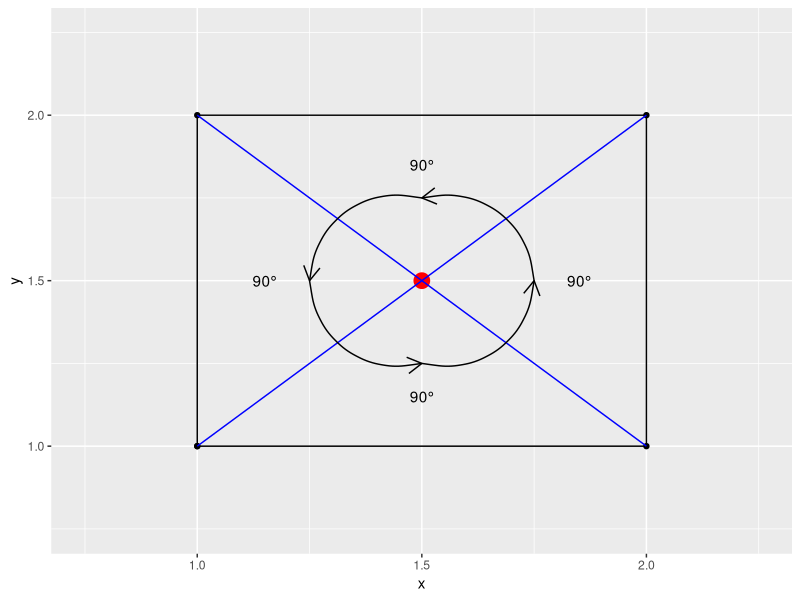

Reproduce this figure in R.
## ----eval=FALSE---------------------------------------------------------------
# if(!requireNamespace("BiocManager", quietly = TRUE)){ #check if you already have the BiocManager package
#  install.packages("BiocManager")  #if not, install it
# }
# BiocManager::install("STRINGdb")
# BiocManager::install("clusterProfiler")
# BiocManager::install("biomaRt")
# BiocManager::install("enrichplot")
# BiocManager::install("multtest")

## ----eval=FALSE---------------------------------------------------------------
# if(!requireNamespace("devtools", quietly = TRUE)){ #check if you already have the devtools package
#  install.packages("devtools")  #if not, install it
# }
# devtools::install_github("mgerault/IMPRINTS.CETSA.app")

## ----eval=FALSE---------------------------------------------------------------
# devtools::install_github("nkdailingyun/IMPRINTS.CETSA")

## ----message=FALSE, eval=FALSE------------------------------------------------
# library("IMPRINTS.CETSA.app")

## ----eval=FALSE---------------------------------------------------------------
# runCETSAapp()      #this function will directly start the app

## ----eval=FALSE---------------------------------------------------------------
# mydata_caldiff <- drug_data$data$elutriation  #save your data
# mydata_ave <- drug_data$data_ave$elutriation
# 
# View(mydata_caldiff)  #take a look at the data
# View(mydata_ave)

## ----eval=FALSE---------------------------------------------------------------
# imprints_barplotting_app(mydata_caldiff, ret_plot = FALSE, save_pdf = TRUE) #will save all the barplots from the data
# 
# mydata_caldiff_chemarrest <- drug_data$data$chemarrest
# all_drug <- list("elutriation" = mydata_caldiff, "chemarrest" = mydata_caldiff_chemarrest)
# imprints_barplotting_app(all_drug, ret_plot = FALSE, save_pdf = TRUE) #will save all the barplots from the data
# #here, it will "join" the two pdf in one

## ----eval=FALSE---------------------------------------------------------------
# library(IMPRINTS.CETSA)
# mydata_hit <- drug_data$hitlist$elutriation
# #will map the proteins categorized as CN, CC and NC in S treatment to some protein complex (core Corum database)
# map_compl <- imprints_complex_mapping(mydata_ave, mydata_hit, treatment = "S",
#                                       targetcategory = c("CN", "CC", "NC"))
# View(map_compl) #if you want to check the data
# 
# map_compl <- map_compl[, c("ComplexName", "subunitsNum", "subunitsIdentifiedNum",  #keep columns of interest
#                                  "id", "description", "gene", "category")]
# 
# if(nrow(map_compl) !=0){
#   map_compl$description <- unname(unlist(sapply(map_compl$description, IMPRINTS.CETSA .app:::getProteinName))) #keep only protein names in description
# }

## ----eval=FALSE---------------------------------------------------------------
# data_l <- list() #initialize list
# some_complex <- unique(map_compl$ComplexName)
# some_complex <- some_complex[sample(1:length(some_complex), 4)]
# for(i in some_complex){
#   cate_ <- map_compl[which(map_compl$ComplexName == i), ]
#   pr_comp <- unique(cate_$id)
# 
#   data_l[[i]] <- ms_subsetting(mydata_caldiff, isfile = F, hitidlist = c(pr_comp)) #filter the proteins from those complexes
# 
#   data_l[[i]]$category <- cate_$category[which(!is.na(match(cate_$id, data_l[[i]]$id)))] #keep category
# }
# data <- data_l
# 
# #each element of the list contains data from caldiff output for each protein complex selected
# 
# imprints_barplotting_app(data_l,save_pdf = TRUE, ret_plot = FALSE,
#                      toplabel = "IMPRINTS-CETSA bar plotting \nProtein complex :",  #title on each page (will add the complex name, cf. the names of the list)
#                      pdfname = "complex_barplot"
#                      )

## ----eval=FALSE---------------------------------------------------------------
# imprints_barplotting_simprof(mydata_caldiff, mydata_ave, #here we have the average data, but if it wasn't the case we would have let it NULL and let the function calculate it for us
#                           treatmentlevel = "S", protein_profile = "O43776",
#                           pdfname = "similar_O43776",
#                           use_score = "euclidean",
#                           score_threshold = 0.65, max_na_prow = 0
#                           )
# #Here we choose the Euclidean distance score with a threshold of 0.65 and no missing values

## ----eval=FALSE---------------------------------------------------------------
# # According their category
# #here we need the average data
# imprints_heatmap(mydata_ave, hit_summary = mydata_hit,
#               treatment = "S", max_na = 0,
#               response = "both",
#               select_cat = c("CC", "CN", "NC"),
#               saveHeat = TRUE, file_type = "png")
# #Will save a heatmap in a png file, of the proteins categorized as CN, CC or NC under the treatment S
# 
# # According to their protein complex
# some_complex <- unique(map_compl$ComplexName)
# some_complex <- some_complex[sample(1:length(some_complex), 4)]
# cate_ <- map_compl[which(map_compl$ComplexName == i), ]
# pr_comp <- cate_$id
# 
# data <- ms_subsetting(mydata_ave, isfile = F, hitidlist = c(pr_comp)) #filter the proteins from those complexes
# 
# imprints_heatmap(data, PRcomplex_data = cate_,
#               treatment = "S", max_na = 0,
#               response = "both",
#               saveHeat = TRUE, file_type = "png")
# #Will save a heatmap in a png file, of the proteins of the complex from some_complex, under the treatment S

## ----eval=FALSE---------------------------------------------------------------
# norm_data <- readr::read_tsv("path_to_your_normalized_data.txt")
# new_hits <- imprints_IS(norm_data, ctrl = "Vehicle")

## ----eval=FALSE---------------------------------------------------------------
# library(STRINGdb)
# dir.create("STRING_data")   # create folder to stor STRING data
# string_db <- STRINGdb$new(version="11", species=9606,               #ID 9606 correspond to human
#                            score_threshold=200,
#                            input_directory=  file.path(getwd(), "STRING_data")) #will save the data in a folder named STRING_data

## ----eval=FALSE---------------------------------------------------------------
# data <- mydata_hit %>% dplyr::filter(treatment == "S")
# network_hit <- string_db$map(data, "id", removeUnmappedRows = TRUE)         #will map the proteins to the string ID
# 
# get_net_app(network_hit$STRING_id , inter = FALSE) #will plot the network

## ----eval=FALSE---------------------------------------------------------------
# enrich_hit <- string_db$get_enrichment(network_hit$STRING_id)
# View(enrich_hit) #take a look at the data
# #Each protein has been mapped to a category (Component, function, ...) with a description of this category.
# #For example, with the category component we can have the description ribosome
# 
# #sum up the result, will take only the category "Component"
# df <- get_GO_app(enrich_hit, enrich = TRUE, all_cat = FALSE, sing_cat = "Component") #a list of data frame
# d_n <- as.list(lapply(df, names)[["Component"]]) #get names of the list : the string ID and the gene name
# #as.list() to keep the class list and use it in mapply after
# 
# #add the column id in each data frame (the names we got at the last step)
# df <- mapply(function(x,y) {x$id <- rep(y, nrow(x)); x},
#                      df[["Component"]],
#                      d_n, SIMPLIFY = FALSE)
# df <- do.call(rbind, df)                    #put all the data frame in one
# rownames(df) <- 1:nrow(df)
# View(df) #take a look at the data
# 
# #keep the id and separate the gene name from the string ID
# id_string <- do.call(rbind, stringr::str_split(df$id, ","))
# colnames(id_string) <- c("gene.names", "STRING_id")
# 
# #bind the two data frames
# df <- cbind(id_string, df[,-ncol(df)])
# View(df) #take a look at the final data
# 
# #Let's see the network from some proteins mapped to a specific description
# #for example the ribosome and the cytosolic ribosome
# ribosome_net <- df$STRING_id[stringr::str_which(df$description, "^Ribosome$")]
# get_net_app(ribosome_net , inter = FALSE)

## ----eval=FALSE---------------------------------------------------------------
# hits_G2 <- mydata_hit %>% dplyr::filter(treatment == "G2")
# network <- imprints_network(mydata_caldiff, hits_G2$id,
#                             GOterm = "Component",      # perform enrichment analysis from 'Component' database
#                             required_score = 900)
# 
# network  # to see it
# # it returns a visNetwork object so you can modify it with visNetwork functions

## ----eval=FALSE---------------------------------------------------------------
# # Let's test it on the S treatment
# data <- mydata_hit %>% dplyr::filter(treatment == "S")
# data <- data %>% dplyr::filter(!is.na(match(category, c("CC", "CN", "NC")))) #filter the category, but you could have take them all, even add also the NN
# 
# cell_result <- hit_for_cell(data, organism = "HUMAN")
# View(cell_result) #take a look at the data

## ----eval=FALSE---------------------------------------------------------------
# hit_plotcell(cell_result,
#              cat_col_list = list("CC" = "#FB4F0B",
#                                  "CN" = "#0FAEB9",
#                                  "NC" = "#E7B700"))
# #it takes some time to run, since the plot contains a lot of information

## ----eval=FALSE---------------------------------------------------------------
# # to use find_in_pubmed with parameter imp_by_hitlist set to TRUE, need the description column, i.e. the protein name
# mydata_hit$description <- mydata_caldiff$description[which(!is.na(match(mydata_hit$id, mydata_caldiff$id)))]
# mydata_hit <- mydata_hit[1:20,] # take a sample of the proteins
# find_in_pubmed(mydata_hit, feat = "cell", imp_by_hitlist = TRUE, treatment = "S",
#                language = "english", year_rg = "2021:2022", your_API = NULL,
#                newfolder_name = "elutriation_pubmed_search")

## ----eval=FALSE---------------------------------------------------------------
# get_treat_level(mydata_caldiff)
# get_treat_level(mydata_ave)

## ----eval=FALSE---------------------------------------------------------------
# dl <- list(elutriation, chemarrest)
# new_data <- join_cetsa(dl, new_names = c("elutriation", "chemarrest"))
# new_data_nosuffix <- join_cetsa(dl, new_names = c("", "")) #without new names
# 
# #just rename treatments
# chemarrest_new_name <- join_cetsa(chemarrest, "new")

## ----eval=FALSE---------------------------------------------------------------
# join_drugdata(drug_data$data, by = c("id", "description"))

## ----eval=FALSE---------------------------------------------------------------
# #check between two data frames
# pr_elutriation <- unique(elutriation$id)
# pr_chemarrest <- unique(chemarrest$id)
# pr_list <- list("elutriation" = pr_elutriation, "chemarrest" = pr_chemarrest)
# 
# result_common <- com_protein_loop(pr_list)
# result_common #A list which contains the proteins only identified in the elutriation experiment, the chemarrest experiment and both
# 
# #check hits between treatments
# all_hits <- rbind(hitlist_elutriation, hitlist_chemarrest)
# pr_list <- list()
# for(i in unique(all_hits$treatment)){
#   pr_list[[i]] <- (all_hits %>% dplyr::filter(treatment == i))$id  #get hits for each treatment in a hit
# }
# pr_list
# pr_list <- com_protein_loop(pr_list)  #A list which contains all the common and unique hits between all the condtions

## ----eval=FALSE---------------------------------------------------------------
# all_hits$drug <- rep("c", nrow(all_hits))
# for (i in names(pr_list)){
#   all_hits$drug[which(!is.na(match(all_hits$id, pr_list[[i]])))] <- i
# }
# View(all_hits) #take a look at the data

## ----fig.show='hold', echo=FALSE, fig.width=6, fig.height=6-------------------
library(ggplot2)
ggplot(data.frame(x = c(1,1,2,2,1), y = c(1,2,2,1,1)), aes(x,y)) + geom_point() + geom_path() +
  xlim(c(0.75,2.25)) + ylim(c(0.75,2.25)) + 
  geom_point(data = data.frame(x = 1.5, y = 1.5), color = "red", size = 5) +
  geom_segment(data = data.frame(x1 = c(1,1), x2 = c(2,2), y1 = c(1,2), y2 = c(2,1)), 
               aes(x = x1, y = y1, xend = x2, yend = y2),
               color = "blue") +
 geom_curve(
  aes(x = x1, y = y1, xend = x2, yend = y2),
  data = data.frame(x1 = c(1.5, 1.75, 1.5, 1.25), x2 = c(1.75, 1.5, 1.25, 1.5), 
                    y1 = c(1.25, 1.5, 1.75, 1.5), y2 = c(1.5, 1.75, 1.5, 1.25)),
  arrow = arrow(length = unit(0.03, "npc"))
  ) + 
  geom_text(data = data.frame(x = c(1.15,1.5,1.85,1.5), y = c(1.5,1.15,1.5,1.85),
                              text = rep("90°", 4)),
            aes(x, y, label = text))

## ----eval=FALSE---------------------------------------------------------------
# square <- data.frame(x = c(1,1,2,2), y = c(1,2,2,1))
# point_in <- c(1.5,1.5)
# point_out <- c(2.1,2)
# 
# is_in_zone(square, point_in)  #TRUE
# is_in_zone(square, point_out) #FALSE
# 
# #You can create way more complicated border. You'll just need a data frame of 2 columns named x and y.

## ----eval=FALSE---------------------------------------------------------------
# library(IMPRINTS.CETSA .app)
# 
# peptides <- imprints_read_peptides(peptides_files = list.files("Analysis_files",     # your files
#                                                                pattern = "Peptide",
#                                                                full.names = T),
#                                    treatment = c("B1_Vehicle", "B1_DrugA", "B1_DrugB",  # the treatments corresponding to your channel
#                                                  "B2_Vehicle","B2_DrugA", "B2_DrugB",
#                                                  "B3_Vehicle", "B3_DrugA", "B3_DrugB",
#                                                  "Mix"),
#                                    temperatures = c("37C", "47C", "50C", "52C", "54C", "57C"), # temperatures from your corresponding files
#                                    proteins = "Analysis_files/proteins_imprints_caldiff.txt") # The proteins from which you want to analyze the peptides, can be a dataframe

## ----eval=FALSE---------------------------------------------------------------
# peptides_norm <- imprints_normalize_peptides(peptides)

## ----eval=FALSE---------------------------------------------------------------
# # one of your hitlist
# proteins <- hitlist$id
# peptides_norm_diff <-  imprints_sequence_peptides(peptides_norm,
#                                                   proteins =  proteins,
#                                                   barplot = TRUE,
#                                                   control = "Vehicle") # needs to specify control from your experiment

## ----eval=FALSE---------------------------------------------------------------
# # no barplotting this time as it would be quite long
# peptidesall_norm_diff <-  imprints_sequence_peptides(peptides_norm, control = "Vehicle",
#                                                      barplot = FALSE)
# 
# potential_cleaved <- imprints_cleaved_peptides(peptides_norm, peptidesall_norm_diff,
#                                                control = "Vehicle", FDR = 0.01)

## ----eval=FALSE---------------------------------------------------------------
# # compute potential cleaved hit list
# potential_cleaved_notcat <- imprints_cleaved_peptides(peptides_norm, peptidesall_norm_diff,
#                                                       control = "Vehicle", FDR = 0.01,
#                                                       categorize = FALSE)
# 
# # perform categorization
# potential_cleaved_cat <- imprints_categorize_peptides(peptides_norm, potential_cleaved_notcat,
#                                                       control = "Vehicle")

## ----eval=FALSE---------------------------------------------------------------
# imprints_barplotting_categorize_peptides(peptides_norm, potential_cleaved_cat,
#                                          treatment = "DrugB", control = "Vehicle",
#                                          color = "red")

## ----eval=FALSE---------------------------------------------------------------
# ptms_ambiguity <- imprints_ptms_peptides(peptides_norm, peptidesall_norm_diff, control = "Vehicle",
#                                          PTM_direction = "both")

## ----eval=FALSE---------------------------------------------------------------
# isoform_ambiguity <- imprints_isoform_peptides(peptides_norm, peptidesall_norm_diff,
#                                                control = "Vehicle", fasta = "path/to/your/FASTA_file.fasta")

## ----eval=FALSE---------------------------------------------------------------
# imprints_plotting_isoform_peptides(peptides_norm, isoform_ambiguity,
#                                    control = "Vehicle", treatment = "DrugB",
#                                    ret_plot = FALSE, save_pdf = TRUE)

## ----eval=FALSE---------------------------------------------------------------
# ## Drug A
# # keeping only drug A
# peptides_norm_drugA <- peptides_norm[,-grep("_DrugB$", colnames(peptides_norm))]
# potential_cleaved_drugA <- potential_cleaved %>%
#   dplyr::filter(treatment == "DrugA") %>%
#   select(id, cleaved_site)
# # computing fold-changes
# peptides_cleaved_drugA <-  imprints_sequence_peptides(peptides_norm_drugA,
#                                                       proteins =  potential_cleaved_drugA$id,
#                                                       sequence = potential_cleaved_drugA$cleaved_site, # give sequence = the potential cleavage sites
#                                                       control = "Vehicle") # needs to specify control from your experiment
# # removing peptides considred as cleavage sites
# peptides_cleaved_drugA <- imprints_remove_peptides(peptides_cleaved_drugA,
#                                                    proteins =  potential_cleaved_drugA$protein,  # the protein from which you want to remove the specific sequence
#                                                    sequence = potential_cleaved_drugA$cleaved_site) # the sequence you want to remove
# 
# ## Drug B
# peptides_norm_drugB <- peptides_norm[,-grep("_DrugA$", colnames(peptides_norm))]
# potential_cleaved_drugB <- potential_cleaved %>%
#   dplyr::filter(treatment == "DrugB") %>%
#   select(id, cleaved_site)
# # computing fold-changes
# peptides_cleaved_drugB <-  imprints_sequence_peptides(peptides_norm_drugB,
#                                                       proteins =  potential_cleaved_drugB$id,
#                                                       sequence = potential_cleaved_drugB$cleaved_site, # give sequence = the potential cleavage sites
#                                                       control = "Vehicle") # needs to specify control from your experiment
# # removing peptides considred as cleavage sites
# peptides_cleaved_drugB <- imprints_remove_peptides(peptides_cleaved_drugB,
#                                                    proteins =  potential_cleaved_drugB$protein,  # the protein from which you want to remove the sepecific sequence
#                                                    sequence = potential_cleaved_drugB$cleaved_site) # the sequence you want to remove

## ----eval=FALSE---------------------------------------------------------------
# peptides_cleaved <- list(peptides_cleaved_drugA, peptides_cleaved_drugB) # you could add more datasets
# 
# peptides_cleaved <- imprints_join_peptides(peptides_cleaved, mode = "partial")

## ----eval=FALSE---------------------------------------------------------------
# # save the imprints in a pdf
# imprints_barplotting_peptides(peptides_cleaved, format = "RESP_peptide",
#                               save_pdf = T, ret_plot = F)

